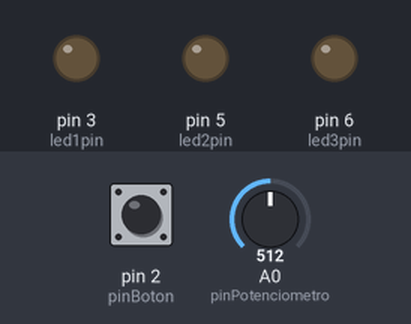
The sketch below on a simulated Arduino Uno, built with avr-gcc and run on an emulated ATmega328P. On the bench: output pins drawn as LEDs (lit = HIGH). The inputs (shaded band) are chosen by the test bench; at power-on: pin 2 (pinBoton) LOW, A0 (pinPotenciometro) = 512.

Above: at 1.2 s.
1.3 s: pin 2 (pinBoton) pulled HIGH for 0.15 s
At 2.2 s:
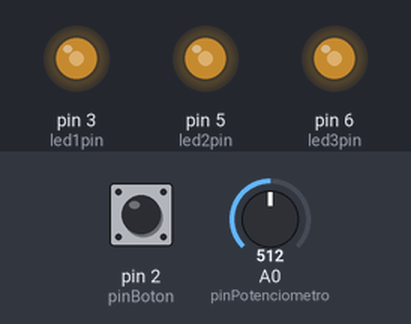
2.9 s: A0 (pinPotenciometro) set to 716
At 3.4 s:
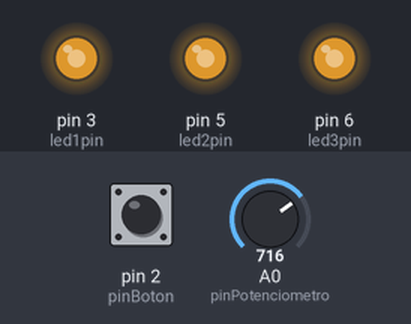
4.4 s: A0 (pinPotenciometro) set to 900
At 5.6 s:
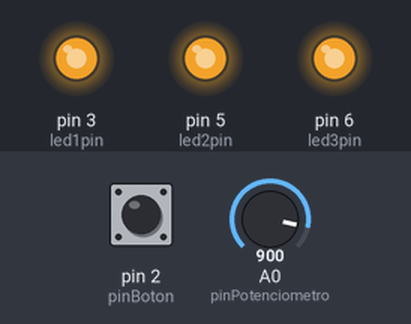
5.9 s: A0 (pinPotenciometro) set to 122
At 6.9 s:
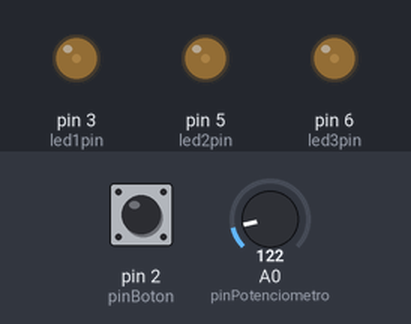
7.4 s: pin 2 (pinBoton) pulled HIGH for 1 s
At 8.0 s:
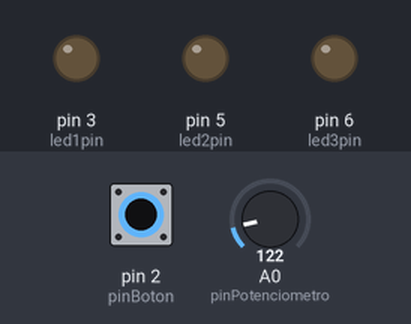
9.9 s: pin 2 (pinBoton) pulled HIGH for 3.2 s
At 11.1 s:
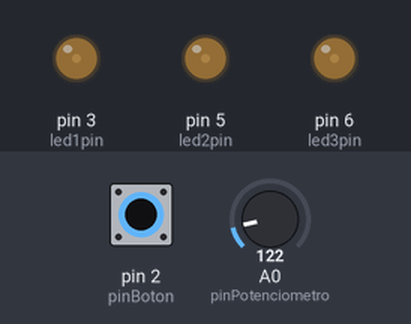
Timing chart, 0 to 12.9 s (numbered marks = the images above; inputs shaded):
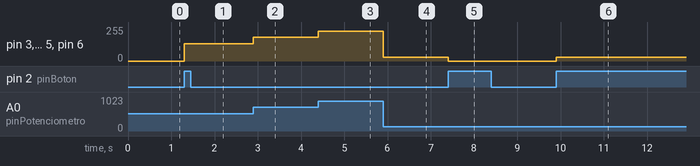

Measured:
- after the input at 1.3 s, pin 3 (led1pin), pin 5 (led2pin), pin 6 (led3pin): 0/255 → 128/255 at once
- after the input at 2.9 s, pin 3 (led1pin), pin 5 (led2pin), pin 6 (led3pin): 128/255 → 179/255 at once
- after the input at 4.4 s, pin 3 (led1pin), pin 5 (led2pin), pin 6 (led3pin): 179/255 → 225/255 at once
- after the input at 5.9 s, pin 3 (led1pin), pin 5 (led2pin), pin 6 (led3pin): 225/255 → 30/255 at once
- after the input at 7.4 s, pin 3 (led1pin), pin 5 (led2pin), pin 6 (led3pin): 30/255 → 0/255 at once
- after the input at 9.9 s, pin 3 (led1pin), pin 5 (led2pin), pin 6 (led3pin): 0/255 → 30/255 at once

The sketch:

proyecto_lampara.ino
```cpp
const int led1pin = 3;
const int led2pin = 5;
const int led3pin = 6;
const int pinBoton = 2;
const int pinPotenciometro = A0;

int valorPotencimetro= 0;
int valorIntensidad = 0;


int estadoBoton = 0;
int estadoPrevioBoton = 0;

bool encenderLeds = false;

void setup() {
  // declare the LED pins as outputs
  pinMode(led1pin, OUTPUT);
  pinMode(led2pin, OUTPUT);
  pinMode(led3pin, OUTPUT);

  // declare the switch pin as an input
  pinMode(2, INPUT);
}

void loop() {
 leerBoton();
 leerPotenciometro();
 encender();
}

void leerBoton() {


  estadoBoton = digitalRead(2);

  if (estadoBoton == HIGH && estadoPrevioBoton == LOW) {
     encenderLeds = !encenderLeds;
  }

  estadoPrevioBoton = estadoBoton;

}

void leerPotenciometro()
{
  valorPotencimetro = analogRead(pinPotenciometro);

  valorIntensidad = valorPotencimetro/4;


}


void  encender() {
 if(encenderLeds){
  analogWrite(led1pin,valorIntensidad);
  analogWrite(led2pin,valorIntensidad);
  analogWrite(led3pin,valorIntensidad);

 }
 else{
  digitalWrite(led1pin, LOW);
  digitalWrite(led2pin, LOW);
  digitalWrite(led3pin, LOW);
 }

}
```
